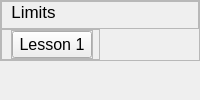
                            <widget class="QWidget" name="page_9">
                             <layout class="QVBoxLayout" name="verticalLayout_26">
                              <property name="spacing">
                               <number>0</number>
                              </property>
                              <property name="leftMargin">
                               <number>0</number>
                              </property>
                              <property name="topMargin">
                               <number>0</number>
                              </property>
                              <property name="rightMargin">
                               <number>0</number>
                              </property>
                              <property name="bottomMargin">
                               <number>0</number>
                              </property>
                              <item alignment="Qt::AlignTop">
                               <widget class="QFrame" name="frame_16">
                                <property name="frameShape">
                                 <enum>QFrame::StyledPanel</enum>
                                </property>
                                <property name="frameShadow">
                                 <enum>QFrame::Raised</enum>
                                </property>
                                <layout class="QVBoxLayout" name="verticalLayout_27">
                                 <property name="spacing">
                                  <number>0</number>
                                 </property>
                                 <property name="leftMargin">
                                  <number>0</number>
                                 </property>
                                 <property name="topMargin">
                                  <number>0</number>
                                 </property>
                                 <property name="rightMargin">
                                  <number>0</number>
                                 </property>
                                 <property name="bottomMargin">
                                  <number>0</number>
                                 </property>
                                 <item>
                                  <widget class="QFrame" name="frame_21">
                                   <property name="frameShape">
                                    <enum>QFrame::StyledPanel</enum>
                                   </property>
                                   <property name="frameShadow">
                                    <enum>QFrame::Raised</enum>
                                   </property>
                                   <layout class="QHBoxLayout" name="horizontalLayout_14">
                                    <property name="spacing">
                                     <number>6</number>
                                    </property>
                                    <property name="leftMargin">
                                     <number>9</number>
                                    </property>
                                    <property name="topMargin">
                                     <number>0</number>
                                    </property>
                                    <property name="rightMargin">
                                     <number>0</number>
                                    </property>
                                    <property name="bottomMargin">
                                     <number>6</number>
                                    </property>
                                    <item alignment="Qt::AlignLeft">
                                     <widget class="QLabel" name="label_22">
                                      <property name="sizePolicy">
                                       <sizepolicy hsizetype="Preferred" vsizetype="Preferred">
                                        <horstretch>0</horstretch>
                                        <verstretch>0</verstretch>
                                       </sizepolicy>
                                      </property>
                                      <property name="minimumSize">
                                       <size>
                                        <width>0</width>
                                        <height>0</height>
                                       </size>
                                      </property>
                                      <property name="font">
                                       <font>
                                        <pointsize>13</pointsize>
                                       </font>
                                      </property>
                                      <property name="text">
                                       <string>Limits</string>
                                      </property>
                                      <property name="alignment">
                                       <set>Qt::AlignCenter</set>
                                      </property>
                                     </widget>
                                    </item>
                                   </layout>
                                  </widget>
                                 </item>
                                 <item alignment="Qt::AlignLeft">
                                  <widget class="QFrame" name="frame_22">
                                   <property name="frameShape">
                                    <enum>QFrame::StyledPanel</enum>
                                   </property>
                                   <property name="frameShadow">
                                    <enum>QFrame::Raised</enum>
                                   </property>
                                   <layout class="QHBoxLayout" name="horizontalLayout_15">
                                    <property name="spacing">
                                     <number>6</number>
                                    </property>
                                    <property name="leftMargin">
                                     <number>9</number>
                                    </property>
                                    <property name="topMargin">
                                     <number>0</number>
                                    </property>
                                    <property name="rightMargin">
                                     <number>6</number>
                                    </property>
                                    <property name="bottomMargin">
                                     <number>0</number>
                                    </property>
                                    <item>
                                     <widget class="QFrame" name="frame_23">
                                      <property name="frameShape">
                                       <enum>QFrame::StyledPanel</enum>
                                      </property>
                                      <property name="frameShadow">
                                       <enum>QFrame::Raised</enum>
                                      </property>
                                      <layout class="QVBoxLayout" name="verticalLayout_36">
                                       <property name="spacing">
                                        <number>0</number>
                                       </property>
                                       <property name="leftMargin">
                                        <number>0</number>
                                       </property>
                                       <property name="topMargin">
                                        <number>0</number>
                                       </property>
                                       <property name="rightMargin">
                                        <number>0</number>
                                       </property>
                                       <property name="bottomMargin">
                                        <number>0</number>
                                       </property>
                                       <item alignment="Qt::AlignLeft">
                                        <widget class="QPushButton" name="lesson1Limits_pushButton">
                                         <property name="font">
                                          <font>
                                           <pointsize>12</pointsize>
                                          </font>
                                         </property>
                                         <property name="styleSheet">
                                          <string notr="true">#lesson1Limits_pushButton:hover{
	background-color: rgb(145, 173, 179);
	border-radius: 5px
}
#lesson1Limits_pushButton:pressed{
	background-color: rgb(78, 93, 100);
}</string>
                                         </property>
                                         <property name="text">
                                          <string>Lesson 1</string>
                                         </property>
                                         <property name="icon">
                                          <iconset resource="res.qrc">
                                           <normaloff>:/icons/icons/book-open.svg</normaloff>:/icons/icons/book-open.svg</iconset>
                                         </property>
                                         <property name="iconSize">
                                          <size>
                                           <width>30</width>
                                           <height>30</height>
                                          </size>
                                         </property>
                                        </widget>
                                       </item>
                                      </layout>
                                     </widget>
                                    </item>
                                   </layout>
                                  </widget>
                                 </item>
                                </layout>
                               </widget>
                              </item>
                             </layout>
                            </widget>
